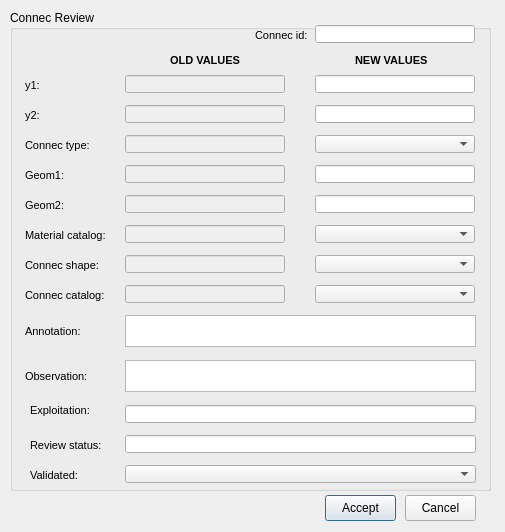
<?xml version="1.0" encoding="UTF-8"?>
<ui version="4.0">
 <class>review_audit_connec</class>
 <widget class="QDialog" name="review_audit_connec">
  <property name="geometry">
   <rect>
    <x>0</x>
    <y>0</y>
    <width>505</width>
    <height>532</height>
   </rect>
  </property>
  <property name="windowTitle">
   <string>Review audit connec</string>
  </property>
  <widget class="QGroupBox" name="groupBox">
   <property name="geometry">
    <rect>
     <x>10</x>
     <y>10</y>
     <width>481</width>
     <height>481</height>
    </rect>
   </property>
   <property name="title">
    <string>Connec Review</string>
   </property>
   <widget class="QLineEdit" name="connec_id">
    <property name="enabled">
     <bool>true</bool>
    </property>
    <property name="geometry">
     <rect>
      <x>305</x>
      <y>15</y>
      <width>160</width>
      <height>18</height>
     </rect>
    </property>
    <property name="font">
     <font>
      <family>Arial</family>
      <italic>false</italic>
     </font>
    </property>
    <property name="text">
     <string/>
    </property>
    <property name="maxLength">
     <number>500</number>
    </property>
    <property name="echoMode">
     <enum>QLineEdit::Normal</enum>
    </property>
   </widget>
   <widget class="QLabel" name="id_label">
    <property name="geometry">
     <rect>
      <x>245</x>
      <y>15</y>
      <width>61</width>
      <height>21</height>
     </rect>
    </property>
    <property name="font">
     <font>
      <family>Arial</family>
      <pointsize>8</pointsize>
      <weight>50</weight>
      <bold>false</bold>
     </font>
    </property>
    <property name="text">
     <string>Connec id:</string>
    </property>
   </widget>
   <widget class="QLabel" name="old_values">
    <property name="geometry">
     <rect>
      <x>160</x>
      <y>40</y>
      <width>91</width>
      <height>21</height>
     </rect>
    </property>
    <property name="font">
     <font>
      <family>Arial</family>
      <pointsize>8</pointsize>
      <weight>75</weight>
      <bold>true</bold>
     </font>
    </property>
    <property name="text">
     <string>OLD VALUES</string>
    </property>
   </widget>
   <widget class="QLabel" name="new_values">
    <property name="geometry">
     <rect>
      <x>345</x>
      <y>40</y>
      <width>91</width>
      <height>21</height>
     </rect>
    </property>
    <property name="font">
     <font>
      <family>Arial</family>
      <pointsize>8</pointsize>
      <weight>75</weight>
      <bold>true</bold>
     </font>
    </property>
    <property name="text">
     <string>NEW VALUES</string>
    </property>
   </widget>
   <widget class="QLabel" name="label_y1">
    <property name="geometry">
     <rect>
      <x>15</x>
      <y>65</y>
      <width>91</width>
      <height>21</height>
     </rect>
    </property>
    <property name="font">
     <font>
      <family>Arial</family>
      <pointsize>8</pointsize>
      <weight>50</weight>
      <bold>false</bold>
     </font>
    </property>
    <property name="text">
     <string>y1:</string>
    </property>
   </widget>
   <widget class="QLineEdit" name="old_y1">
    <property name="enabled">
     <bool>false</bool>
    </property>
    <property name="geometry">
     <rect>
      <x>115</x>
      <y>65</y>
      <width>160</width>
      <height>18</height>
     </rect>
    </property>
    <property name="styleSheet">
     <string notr="true"/>
    </property>
   </widget>
   <widget class="QLineEdit" name="new_y1">
    <property name="geometry">
     <rect>
      <x>305</x>
      <y>65</y>
      <width>160</width>
      <height>18</height>
     </rect>
    </property>
    <property name="styleSheet">
     <string notr="true"/>
    </property>
   </widget>
   <widget class="QLineEdit" name="old_y2">
    <property name="enabled">
     <bool>false</bool>
    </property>
    <property name="geometry">
     <rect>
      <x>115</x>
      <y>95</y>
      <width>160</width>
      <height>18</height>
     </rect>
    </property>
    <property name="styleSheet">
     <string notr="true"/>
    </property>
   </widget>
   <widget class="QLabel" name="label_y2">
    <property name="geometry">
     <rect>
      <x>15</x>
      <y>95</y>
      <width>91</width>
      <height>21</height>
     </rect>
    </property>
    <property name="font">
     <font>
      <family>Arial</family>
      <pointsize>8</pointsize>
      <weight>50</weight>
      <bold>false</bold>
     </font>
    </property>
    <property name="text">
     <string>y2:</string>
    </property>
   </widget>
   <widget class="QLineEdit" name="new_y2">
    <property name="geometry">
     <rect>
      <x>305</x>
      <y>95</y>
      <width>160</width>
      <height>18</height>
     </rect>
    </property>
    <property name="styleSheet">
     <string notr="true"/>
    </property>
   </widget>
   <widget class="QLabel" name="label_annotation">
    <property name="geometry">
     <rect>
      <x>15</x>
      <y>310</y>
      <width>91</width>
      <height>22</height>
     </rect>
    </property>
    <property name="font">
     <font>
      <pointsize>8</pointsize>
     </font>
    </property>
    <property name="frameShape">
     <enum>QFrame::NoFrame</enum>
    </property>
    <property name="frameShadow">
     <enum>QFrame::Plain</enum>
    </property>
    <property name="text">
     <string>Annotation:</string>
    </property>
    <property name="textFormat">
     <enum>Qt::AutoText</enum>
    </property>
    <property name="scaledContents">
     <bool>false</bool>
    </property>
    <property name="alignment">
     <set>Qt::AlignLeading|Qt::AlignLeft|Qt::AlignVCenter</set>
    </property>
    <property name="margin">
     <number>3</number>
    </property>
   </widget>
   <widget class="QTextEdit" name="annotation">
    <property name="geometry">
     <rect>
      <x>115</x>
      <y>305</y>
      <width>351</width>
      <height>32</height>
     </rect>
    </property>
    <property name="frameShape">
     <enum>QFrame::StyledPanel</enum>
    </property>
    <property name="frameShadow">
     <enum>QFrame::Raised</enum>
    </property>
   </widget>
   <widget class="QLabel" name="label_observ">
    <property name="geometry">
     <rect>
      <x>15</x>
      <y>355</y>
      <width>90</width>
      <height>22</height>
     </rect>
    </property>
    <property name="font">
     <font>
      <pointsize>8</pointsize>
     </font>
    </property>
    <property name="frameShape">
     <enum>QFrame::NoFrame</enum>
    </property>
    <property name="frameShadow">
     <enum>QFrame::Plain</enum>
    </property>
    <property name="text">
     <string>Observation:</string>
    </property>
    <property name="textFormat">
     <enum>Qt::AutoText</enum>
    </property>
    <property name="scaledContents">
     <bool>false</bool>
    </property>
    <property name="alignment">
     <set>Qt::AlignLeading|Qt::AlignLeft|Qt::AlignVCenter</set>
    </property>
    <property name="margin">
     <number>3</number>
    </property>
   </widget>
   <widget class="QTextEdit" name="observ">
    <property name="geometry">
     <rect>
      <x>115</x>
      <y>350</y>
      <width>351</width>
      <height>32</height>
     </rect>
    </property>
   </widget>
   <widget class="QLabel" name="label_exploitation">
    <property name="geometry">
     <rect>
      <x>20</x>
      <y>390</y>
      <width>71</width>
      <height>21</height>
     </rect>
    </property>
    <property name="font">
     <font>
      <family>Arial</family>
      <pointsize>8</pointsize>
      <weight>50</weight>
      <bold>false</bold>
     </font>
    </property>
    <property name="text">
     <string>Exploitation: </string>
    </property>
   </widget>
   <widget class="QLineEdit" name="old_geom2">
    <property name="enabled">
     <bool>false</bool>
    </property>
    <property name="geometry">
     <rect>
      <x>115</x>
      <y>185</y>
      <width>160</width>
      <height>18</height>
     </rect>
    </property>
    <property name="styleSheet">
     <string notr="true"/>
    </property>
   </widget>
   <widget class="QLabel" name="label_geom2">
    <property name="geometry">
     <rect>
      <x>15</x>
      <y>185</y>
      <width>91</width>
      <height>21</height>
     </rect>
    </property>
    <property name="font">
     <font>
      <family>Arial</family>
      <pointsize>8</pointsize>
      <weight>50</weight>
      <bold>false</bold>
     </font>
    </property>
    <property name="text">
     <string>Geom2:</string>
    </property>
   </widget>
   <widget class="QLineEdit" name="old_geom1">
    <property name="enabled">
     <bool>false</bool>
    </property>
    <property name="geometry">
     <rect>
      <x>115</x>
      <y>155</y>
      <width>160</width>
      <height>18</height>
     </rect>
    </property>
    <property name="styleSheet">
     <string notr="true"/>
    </property>
   </widget>
   <widget class="QLabel" name="label_geom1">
    <property name="geometry">
     <rect>
      <x>15</x>
      <y>155</y>
      <width>91</width>
      <height>21</height>
     </rect>
    </property>
    <property name="font">
     <font>
      <family>Arial</family>
      <pointsize>8</pointsize>
      <weight>50</weight>
      <bold>false</bold>
     </font>
    </property>
    <property name="text">
     <string>Geom1:</string>
    </property>
   </widget>
   <widget class="QLineEdit" name="new_geom2">
    <property name="geometry">
     <rect>
      <x>305</x>
      <y>185</y>
      <width>160</width>
      <height>18</height>
     </rect>
    </property>
    <property name="styleSheet">
     <string notr="true"/>
    </property>
   </widget>
   <widget class="QLineEdit" name="new_geom1">
    <property name="geometry">
     <rect>
      <x>305</x>
      <y>155</y>
      <width>160</width>
      <height>18</height>
     </rect>
    </property>
    <property name="styleSheet">
     <string notr="true"/>
    </property>
   </widget>
  </widget>
  <widget class="QPushButton" name="btn_accept">
   <property name="geometry">
    <rect>
     <x>325</x>
     <y>495</y>
     <width>71</width>
     <height>26</height>
    </rect>
   </property>
   <property name="text">
    <string>Accept</string>
   </property>
  </widget>
  <widget class="QPushButton" name="btn_cancel">
   <property name="geometry">
    <rect>
     <x>405</x>
     <y>495</y>
     <width>71</width>
     <height>26</height>
    </rect>
   </property>
   <property name="text">
    <string>Cancel</string>
   </property>
  </widget>
  <widget class="QLabel" name="label_connec_type">
   <property name="geometry">
    <rect>
     <x>25</x>
     <y>135</y>
     <width>91</width>
     <height>21</height>
    </rect>
   </property>
   <property name="font">
    <font>
     <family>Arial</family>
     <pointsize>8</pointsize>
     <weight>50</weight>
     <bold>false</bold>
    </font>
   </property>
   <property name="text">
    <string>Connec type:</string>
   </property>
  </widget>
  <widget class="QComboBox" name="new_connec_type">
   <property name="geometry">
    <rect>
     <x>315</x>
     <y>135</y>
     <width>160</width>
     <height>18</height>
    </rect>
   </property>
   <property name="frame">
    <bool>true</bool>
   </property>
  </widget>
  <widget class="QLabel" name="label_material_catalog">
   <property name="geometry">
    <rect>
     <x>25</x>
     <y>225</y>
     <width>91</width>
     <height>21</height>
    </rect>
   </property>
   <property name="font">
    <font>
     <family>Arial</family>
     <pointsize>8</pointsize>
     <weight>50</weight>
     <bold>false</bold>
    </font>
   </property>
   <property name="text">
    <string>Material catalog:</string>
   </property>
  </widget>
  <widget class="QComboBox" name="new_matcat_id">
   <property name="geometry">
    <rect>
     <x>315</x>
     <y>225</y>
     <width>160</width>
     <height>18</height>
    </rect>
   </property>
   <property name="frame">
    <bool>true</bool>
   </property>
  </widget>
  <widget class="QLabel" name="label_arc_shape">
   <property name="geometry">
    <rect>
     <x>25</x>
     <y>255</y>
     <width>91</width>
     <height>21</height>
    </rect>
   </property>
   <property name="font">
    <font>
     <family>Arial</family>
     <pointsize>8</pointsize>
     <weight>50</weight>
     <bold>false</bold>
    </font>
   </property>
   <property name="text">
    <string>Connec shape:</string>
   </property>
  </widget>
  <widget class="QComboBox" name="new_shape">
   <property name="geometry">
    <rect>
     <x>315</x>
     <y>255</y>
     <width>160</width>
     <height>18</height>
    </rect>
   </property>
   <property name="frame">
    <bool>true</bool>
   </property>
  </widget>
  <widget class="QLabel" name="label_arc_catalog">
   <property name="geometry">
    <rect>
     <x>25</x>
     <y>285</y>
     <width>91</width>
     <height>21</height>
    </rect>
   </property>
   <property name="font">
    <font>
     <family>Arial</family>
     <pointsize>8</pointsize>
     <weight>50</weight>
     <bold>false</bold>
    </font>
   </property>
   <property name="text">
    <string>Connec catalog:</string>
   </property>
  </widget>
  <widget class="QComboBox" name="new_connecat_id">
   <property name="geometry">
    <rect>
     <x>315</x>
     <y>285</y>
     <width>160</width>
     <height>18</height>
    </rect>
   </property>
   <property name="frame">
    <bool>true</bool>
   </property>
  </widget>
  <widget class="QLineEdit" name="expl_id">
   <property name="geometry">
    <rect>
     <x>125</x>
     <y>405</y>
     <width>351</width>
     <height>18</height>
    </rect>
   </property>
   <property name="styleSheet">
    <string notr="true"/>
   </property>
  </widget>
  <widget class="QLineEdit" name="review_status_id">
   <property name="geometry">
    <rect>
     <x>125</x>
     <y>435</y>
     <width>351</width>
     <height>18</height>
    </rect>
   </property>
   <property name="styleSheet">
    <string notr="true"/>
   </property>
  </widget>
  <widget class="QLabel" name="label_review_status">
   <property name="geometry">
    <rect>
     <x>30</x>
     <y>435</y>
     <width>86</width>
     <height>21</height>
    </rect>
   </property>
   <property name="font">
    <font>
     <family>Arial</family>
     <pointsize>8</pointsize>
     <weight>50</weight>
     <bold>false</bold>
    </font>
   </property>
   <property name="text">
    <string>Review status:</string>
   </property>
  </widget>
  <widget class="QComboBox" name="is_validated">
   <property name="geometry">
    <rect>
     <x>125</x>
     <y>465</y>
     <width>351</width>
     <height>18</height>
    </rect>
   </property>
   <property name="frame">
    <bool>true</bool>
   </property>
  </widget>
  <widget class="QLabel" name="label_review_status_2">
   <property name="geometry">
    <rect>
     <x>30</x>
     <y>465</y>
     <width>51</width>
     <height>21</height>
    </rect>
   </property>
   <property name="font">
    <font>
     <family>Arial</family>
     <pointsize>8</pointsize>
     <weight>50</weight>
     <bold>false</bold>
    </font>
   </property>
   <property name="text">
    <string>Validated:</string>
   </property>
  </widget>
  <widget class="QLineEdit" name="old_connec_type">
   <property name="enabled">
    <bool>false</bool>
   </property>
   <property name="geometry">
    <rect>
     <x>125</x>
     <y>135</y>
     <width>160</width>
     <height>18</height>
    </rect>
   </property>
   <property name="styleSheet">
    <string notr="true"/>
   </property>
  </widget>
  <widget class="QLineEdit" name="old_matcat_id">
   <property name="enabled">
    <bool>false</bool>
   </property>
   <property name="geometry">
    <rect>
     <x>125</x>
     <y>225</y>
     <width>160</width>
     <height>18</height>
    </rect>
   </property>
   <property name="styleSheet">
    <string notr="true"/>
   </property>
  </widget>
  <widget class="QLineEdit" name="old_shape">
   <property name="enabled">
    <bool>false</bool>
   </property>
   <property name="geometry">
    <rect>
     <x>125</x>
     <y>255</y>
     <width>160</width>
     <height>18</height>
    </rect>
   </property>
   <property name="styleSheet">
    <string notr="true"/>
   </property>
  </widget>
  <widget class="QLineEdit" name="old_connecat_id">
   <property name="enabled">
    <bool>false</bool>
   </property>
   <property name="geometry">
    <rect>
     <x>125</x>
     <y>285</y>
     <width>160</width>
     <height>18</height>
    </rect>
   </property>
   <property name="styleSheet">
    <string notr="true"/>
   </property>
  </widget>
 </widget>
 <resources/>
 <connections/>
</ui>
